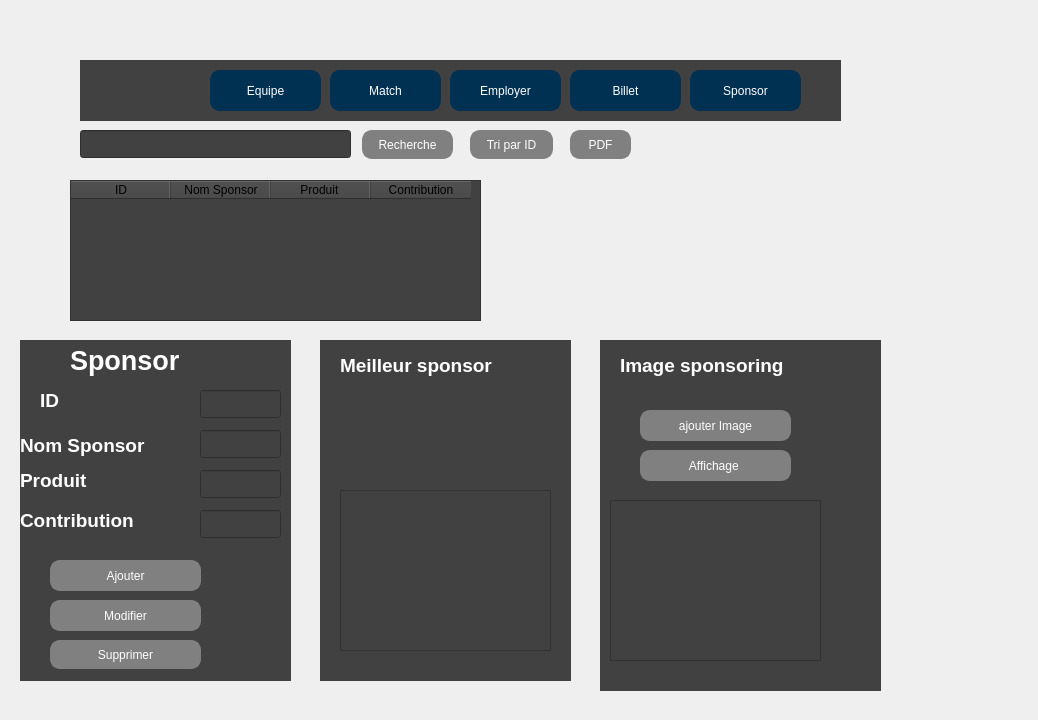
<?xml version="1.0" encoding="UTF-8"?>
<ui version="4.0">
 <class>sponsor</class>
 <widget class="QDialog" name="sponsor">
  <property name="geometry">
   <rect>
    <x>0</x>
    <y>0</y>
    <width>1038</width>
    <height>720</height>
   </rect>
  </property>
  <property name="windowTitle">
   <string>Dialog</string>
  </property>
  <widget class="QLabel" name="IMAGE">
   <property name="geometry">
    <rect>
     <x>-10</x>
     <y>0</y>
     <width>961</width>
     <height>721</height>
    </rect>
   </property>
   <property name="text">
    <string/>
   </property>
   <property name="pixmap">
    <pixmap>../../Downloads/ccccccccccc.jpg</pixmap>
   </property>
  </widget>
  <widget class="QFrame" name="formulere">
   <property name="geometry">
    <rect>
     <x>20</x>
     <y>340</y>
     <width>271</width>
     <height>341</height>
    </rect>
   </property>
   <property name="styleSheet">
    <string notr="true">background-color: rgb(65, 65, 65);</string>
   </property>
   <property name="frameShape">
    <enum>QFrame::NoFrame</enum>
   </property>
   <widget class="QLabel" name="label">
    <property name="geometry">
     <rect>
      <x>20</x>
      <y>50</y>
      <width>41</width>
      <height>21</height>
     </rect>
    </property>
    <property name="font">
     <font>
      <pointsize>14</pointsize>
      <weight>75</weight>
      <bold>true</bold>
     </font>
    </property>
    <property name="styleSheet">
     <string notr="true">color: rgb(255, 255, 255);</string>
    </property>
    <property name="text">
     <string>ID</string>
    </property>
   </widget>
   <widget class="QLabel" name="label_2">
    <property name="geometry">
     <rect>
      <x>0</x>
      <y>130</y>
      <width>141</width>
      <height>21</height>
     </rect>
    </property>
    <property name="font">
     <font>
      <pointsize>14</pointsize>
      <weight>75</weight>
      <bold>true</bold>
     </font>
    </property>
    <property name="styleSheet">
     <string notr="true">color: rgb(255, 255, 255);</string>
    </property>
    <property name="text">
     <string>Produit</string>
    </property>
   </widget>
   <widget class="QLabel" name="label_3">
    <property name="geometry">
     <rect>
      <x>0</x>
      <y>170</y>
      <width>161</width>
      <height>21</height>
     </rect>
    </property>
    <property name="font">
     <font>
      <pointsize>14</pointsize>
      <weight>75</weight>
      <bold>true</bold>
     </font>
    </property>
    <property name="styleSheet">
     <string notr="true">color: rgb(255, 255, 255);</string>
    </property>
    <property name="text">
     <string>Contribution</string>
    </property>
   </widget>
   <widget class="QLabel" name="label_4">
    <property name="geometry">
     <rect>
      <x>0</x>
      <y>90</y>
      <width>171</width>
      <height>31</height>
     </rect>
    </property>
    <property name="font">
     <font>
      <pointsize>14</pointsize>
      <weight>75</weight>
      <bold>true</bold>
     </font>
    </property>
    <property name="styleSheet">
     <string notr="true">color: rgb(255, 255, 255);</string>
    </property>
    <property name="text">
     <string>Nom Sponsor</string>
    </property>
   </widget>
   <widget class="QLineEdit" name="lineEdit_id">
    <property name="geometry">
     <rect>
      <x>180</x>
      <y>50</y>
      <width>81</width>
      <height>28</height>
     </rect>
    </property>
   </widget>
   <widget class="QLineEdit" name="lineEdit_nom_org">
    <property name="geometry">
     <rect>
      <x>180</x>
      <y>90</y>
      <width>81</width>
      <height>28</height>
     </rect>
    </property>
   </widget>
   <widget class="QLineEdit" name="lineEdit_produit">
    <property name="geometry">
     <rect>
      <x>180</x>
      <y>130</y>
      <width>81</width>
      <height>28</height>
     </rect>
    </property>
   </widget>
   <widget class="QLineEdit" name="lineEdit_contribution">
    <property name="geometry">
     <rect>
      <x>180</x>
      <y>170</y>
      <width>81</width>
      <height>28</height>
     </rect>
    </property>
   </widget>
   <widget class="QPushButton" name="ajouter">
    <property name="geometry">
     <rect>
      <x>30</x>
      <y>220</y>
      <width>151</width>
      <height>31</height>
     </rect>
    </property>
    <property name="styleSheet">
     <string notr="true">QPushButton {
    border: 2px solid #808080;   /* Grey border */
    border-radius: 10px;         /* Round the corners */
    padding: 0 8px;              /* Padding inside the button */
    background: #808080;         /* Grey background */
    color: white;                /* White text color */
}

QPushButton:hover {
    background-color: #505050;   /* Darker grey on hover */
}
</string>
    </property>
    <property name="text">
     <string>Ajouter</string>
    </property>
   </widget>
   <widget class="QLabel" name="label_11">
    <property name="geometry">
     <rect>
      <x>50</x>
      <y>0</y>
      <width>181</width>
      <height>41</height>
     </rect>
    </property>
    <property name="font">
     <font>
      <family>Nirmala UI</family>
      <pointsize>20</pointsize>
      <weight>75</weight>
      <bold>true</bold>
     </font>
    </property>
    <property name="styleSheet">
     <string notr="true">color: rgb(255, 255, 255);</string>
    </property>
    <property name="text">
     <string>Sponsor</string>
    </property>
   </widget>
   <widget class="QPushButton" name="modifier">
    <property name="geometry">
     <rect>
      <x>30</x>
      <y>260</y>
      <width>151</width>
      <height>31</height>
     </rect>
    </property>
    <property name="styleSheet">
     <string notr="true">QPushButton {
    border: 2px solid #808080;   /* Grey border */
    border-radius: 10px;         /* Round the corners */
    padding: 0 8px;              /* Padding inside the button */
    background: #808080;         /* Grey background */
    color: white;                /* White text color */
}

QPushButton:hover {
    background-color: #505050;   /* Darker grey on hover */
}
</string>
    </property>
    <property name="text">
     <string>Modifier</string>
    </property>
   </widget>
   <widget class="QPushButton" name="supprimer">
    <property name="geometry">
     <rect>
      <x>30</x>
      <y>300</y>
      <width>151</width>
      <height>29</height>
     </rect>
    </property>
    <property name="styleSheet">
     <string notr="true">QPushButton {
    border: 2px solid #808080;   /* Grey border */
    border-radius: 10px;         /* Round the corners */
    padding: 0 8px;              /* Padding inside the button */
    background: #808080;         /* Grey background */
    color: white;                /* White text color */
}

QPushButton:hover {
    background-color: #505050;   /* Darker grey on hover */
}

</string>
    </property>
    <property name="text">
     <string>Supprimer</string>
    </property>
   </widget>
  </widget>
  <widget class="QFrame" name="Mailing">
   <property name="geometry">
    <rect>
     <x>320</x>
     <y>340</y>
     <width>251</width>
     <height>341</height>
    </rect>
   </property>
   <property name="styleSheet">
    <string notr="true">background-color: rgb(65, 65, 65);
</string>
   </property>
   <property name="frameShape">
    <enum>QFrame::NoFrame</enum>
   </property>
   <widget class="QLabel" name="label_10">
    <property name="geometry">
     <rect>
      <x>20</x>
      <y>10</y>
      <width>201</width>
      <height>31</height>
     </rect>
    </property>
    <property name="font">
     <font>
      <pointsize>14</pointsize>
      <weight>75</weight>
      <bold>true</bold>
     </font>
    </property>
    <property name="styleSheet">
     <string notr="true">color: rgb(255, 255, 255);</string>
    </property>
    <property name="text">
     <string>Meilleur sponsor </string>
    </property>
   </widget>
   <widget class="QTableView" name="tableView">
    <property name="geometry">
     <rect>
      <x>20</x>
      <y>150</y>
      <width>211</width>
      <height>161</height>
     </rect>
    </property>
   </widget>
  </widget>
  <widget class="QPushButton" name="pushButton_7">
   <property name="geometry">
    <rect>
     <x>570</x>
     <y>130</y>
     <width>61</width>
     <height>29</height>
    </rect>
   </property>
   <property name="styleSheet">
    <string notr="true">QPushButton {
    border: 2px solid #808080;   /* Grey border */
    border-radius: 10px;         /* Round the corners */
    padding: 0 8px;              /* Padding inside the button */
    background: #808080;         /* Grey background */
    color: white;                /* White text color */
}

QPushButton:hover {
    background-color: #505050;   /* Darker grey on hover */
}
</string>
   </property>
   <property name="text">
    <string>PDF</string>
   </property>
  </widget>
  <widget class="QFrame" name="frame">
   <property name="geometry">
    <rect>
     <x>80</x>
     <y>60</y>
     <width>761</width>
     <height>61</height>
    </rect>
   </property>
   <property name="styleSheet">
    <string notr="true">background-color: rgb(65, 65, 65);</string>
   </property>
   <property name="frameShape">
    <enum>QFrame::NoFrame</enum>
   </property>
   <widget class="QPushButton" name="pushButton_4">
    <property name="geometry">
     <rect>
      <x>610</x>
      <y>10</y>
      <width>111</width>
      <height>41</height>
     </rect>
    </property>
    <property name="styleSheet">
     <string notr="true">QPushButton {
    border: 2px solid #003153;   /* Prussian Blue border */
    border-radius: 10px;         /* Round the corners */
    padding: 0 8px;              /* Padding inside the button */
    background: #003153;         /* Prussian Blue background */
    color: white;                /* White text color */
}

QPushButton:hover {
    background-color: #001f33; /* Darker Prussian blue on hover */
}

</string>
    </property>
    <property name="text">
     <string>Sponsor</string>
    </property>
   </widget>
   <widget class="QPushButton" name="pushButton_9">
    <property name="geometry">
     <rect>
      <x>490</x>
      <y>10</y>
      <width>111</width>
      <height>41</height>
     </rect>
    </property>
    <property name="styleSheet">
     <string notr="true">QPushButton {
    border: 2px solid #003153;   /* Prussian Blue border */
    border-radius: 10px;         /* Round the corners */
    padding: 0 8px;              /* Padding inside the button */
    background: #003153;         /* Prussian Blue background */
    color: white;                /* White text color */
}

QPushButton:hover {
    background-color: #001f33; /* Darker Prussian blue on hover */
}
</string>
    </property>
    <property name="text">
     <string>Billet</string>
    </property>
   </widget>
   <widget class="QPushButton" name="pushButton_10">
    <property name="geometry">
     <rect>
      <x>370</x>
      <y>10</y>
      <width>111</width>
      <height>41</height>
     </rect>
    </property>
    <property name="styleSheet">
     <string notr="true">QPushButton {
    border: 2px solid #003153;   /* Prussian Blue border */
    border-radius: 10px;         /* Round the corners */
    padding: 0 8px;              /* Padding inside the button */
    background: #003153;         /* Prussian Blue background */
    color: white;                /* White text color */
}

QPushButton:hover {
    background-color: #001f33; /* Darker Prussian blue on hover */
}
</string>
    </property>
    <property name="text">
     <string>Employer</string>
    </property>
   </widget>
   <widget class="QPushButton" name="pushButton_11">
    <property name="geometry">
     <rect>
      <x>250</x>
      <y>10</y>
      <width>111</width>
      <height>41</height>
     </rect>
    </property>
    <property name="styleSheet">
     <string notr="true">QPushButton {
    border: 2px solid #003153;   /* Prussian Blue border */
    border-radius: 10px;         /* Round the corners */
    padding: 0 8px;              /* Padding inside the button */
    background: #003153;         /* Prussian Blue background */
    color: white;                /* White text color */
}

QPushButton:hover {
    background-color: #001f33; /* Darker Prussian blue on hover */
}
</string>
    </property>
    <property name="text">
     <string>Match</string>
    </property>
   </widget>
   <widget class="QPushButton" name="pushButton_12">
    <property name="geometry">
     <rect>
      <x>130</x>
      <y>10</y>
      <width>111</width>
      <height>41</height>
     </rect>
    </property>
    <property name="styleSheet">
     <string notr="true">QPushButton {
    border: 2px solid #003153;   /* Prussian Blue border */
    border-radius: 10px;         /* Round the corners */
    padding: 0 8px;              /* Padding inside the button */
    background: #003153;         /* Prussian Blue background */
    color: white;                /* White text color */
}

QPushButton:hover {
    background-color: #001f33; /* Darker Prussian blue on hover */
}
</string>
    </property>
    <property name="text">
     <string>Equipe</string>
    </property>
   </widget>
   <widget class="QLabel" name="label_pic2">
    <property name="geometry">
     <rect>
      <x>0</x>
      <y>-10</y>
      <width>91</width>
      <height>81</height>
     </rect>
    </property>
    <property name="text">
     <string/>
    </property>
   </widget>
  </widget>
  <widget class="QPushButton" name="pushButton_6">
   <property name="geometry">
    <rect>
     <x>362</x>
     <y>130</y>
     <width>91</width>
     <height>29</height>
    </rect>
   </property>
   <property name="styleSheet">
    <string notr="true">QPushButton {
    border: 2px solid #808080;   /* Grey border */
    border-radius: 10px;         /* Round the corners */
    padding: 0 8px;              /* Padding inside the button */
    background: #808080;         /* Grey background */
    color: white;                /* White text color */
}

QPushButton:hover {
    background-color: #505050;   /* Darker grey on hover */
}
</string>
   </property>
   <property name="text">
    <string>Recherche</string>
   </property>
  </widget>
  <widget class="QPushButton" name="pushButton_8">
   <property name="geometry">
    <rect>
     <x>470</x>
     <y>130</y>
     <width>83</width>
     <height>29</height>
    </rect>
   </property>
   <property name="styleSheet">
    <string notr="true">QPushButton {
    border: 2px solid #808080;   /* Grey border */
    border-radius: 10px;         /* Round the corners */
    padding: 0 8px;              /* Padding inside the button */
    background: #808080;         /* Grey background */
    color: white;                /* White text color */
}

QPushButton:hover {
    background-color: #505050;   /* Darker grey on hover */
}
</string>
   </property>
   <property name="text">
    <string>Tri par ID</string>
   </property>
  </widget>
  <widget class="QLineEdit" name="lineEdit_11">
   <property name="geometry">
    <rect>
     <x>80</x>
     <y>130</y>
     <width>271</width>
     <height>28</height>
    </rect>
   </property>
   <property name="styleSheet">
    <string notr="true">background-color: rgb(65, 65, 65);
</string>
   </property>
  </widget>
  <widget class="QTableWidget" name="tableWidget">
   <property name="geometry">
    <rect>
     <x>70</x>
     <y>180</y>
     <width>411</width>
     <height>141</height>
    </rect>
   </property>
   <property name="maximumSize">
    <size>
     <width>763</width>
     <height>16777215</height>
    </size>
   </property>
   <property name="styleSheet">
    <string notr="true">background-color: rgb(65, 65, 65);</string>
   </property>
   <column>
    <property name="text">
     <string>ID</string>
    </property>
    <property name="font">
     <font>
      <pointsize>9</pointsize>
      <weight>50</weight>
      <bold>false</bold>
     </font>
    </property>
   </column>
   <column>
    <property name="text">
     <string>Nom Sponsor</string>
    </property>
    <property name="font">
     <font>
      <pointsize>9</pointsize>
     </font>
    </property>
   </column>
   <column>
    <property name="text">
     <string>Produit </string>
    </property>
   </column>
   <column>
    <property name="text">
     <string>Contribution</string>
    </property>
   </column>
  </widget>
  <widget class="QFrame" name="Mailing_2">
   <property name="geometry">
    <rect>
     <x>600</x>
     <y>340</y>
     <width>281</width>
     <height>351</height>
    </rect>
   </property>
   <property name="styleSheet">
    <string notr="true">background-color: rgb(65, 65, 65);</string>
   </property>
   <property name="frameShape">
    <enum>QFrame::NoFrame</enum>
   </property>
   <widget class="QLabel" name="label_12">
    <property name="geometry">
     <rect>
      <x>20</x>
      <y>10</y>
      <width>231</width>
      <height>31</height>
     </rect>
    </property>
    <property name="font">
     <font>
      <pointsize>14</pointsize>
      <weight>75</weight>
      <bold>true</bold>
     </font>
    </property>
    <property name="styleSheet">
     <string notr="true">color: rgb(255, 255, 255);</string>
    </property>
    <property name="text">
     <string>Image sponsoring</string>
    </property>
   </widget>
   <widget class="QTableView" name="tableView_2">
    <property name="geometry">
     <rect>
      <x>10</x>
      <y>160</y>
      <width>211</width>
      <height>161</height>
     </rect>
    </property>
   </widget>
   <widget class="QPushButton" name="pushButton_5">
    <property name="geometry">
     <rect>
      <x>40</x>
      <y>70</y>
      <width>151</width>
      <height>31</height>
     </rect>
    </property>
    <property name="styleSheet">
     <string notr="true">QPushButton {
    border: 2px solid #808080;   /* Grey border */
    border-radius: 10px;         /* Round the corners */
    padding: 0 8px;              /* Padding inside the button */
    background: #808080;         /* Grey background */
    color: white;                /* White text color */
}

QPushButton:hover {
    background-color: #505050;   /* Darker grey on hover */
}
</string>
    </property>
    <property name="text">
     <string>ajouter Image</string>
    </property>
   </widget>
   <widget class="QPushButton" name="pushButton_13">
    <property name="geometry">
     <rect>
      <x>40</x>
      <y>110</y>
      <width>151</width>
      <height>31</height>
     </rect>
    </property>
    <property name="styleSheet">
     <string notr="true">QPushButton {
    border: 2px solid #808080;   /* Grey border */
    border-radius: 10px;         /* Round the corners */
    padding: 0 8px;              /* Padding inside the button */
    background: #808080;         /* Grey background */
    color: white;                /* White text color */
}

QPushButton:hover {
    background-color: #505050;   /* Darker grey on hover */
}
</string>
    </property>
    <property name="text">
     <string>Affichage </string>
    </property>
   </widget>
  </widget>
 </widget>
 <resources/>
 <connections/>
</ui>
